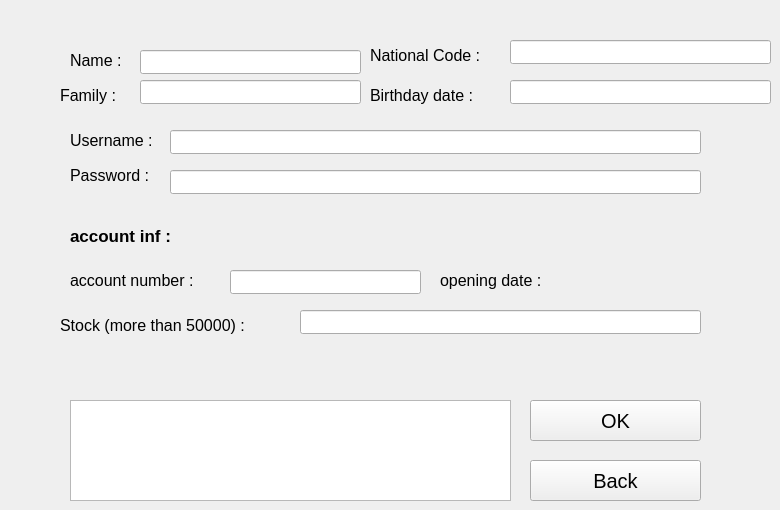
    <widget class="QWidget" name="page_14">
     <widget class="QLabel" name="label_10">
      <property name="geometry">
       <rect>
        <x>70</x>
        <y>50</y>
        <width>71</width>
        <height>21</height>
       </rect>
      </property>
      <property name="font">
       <font>
        <pointsize>12</pointsize>
       </font>
      </property>
      <property name="text">
       <string>Name : </string>
      </property>
     </widget>
     <widget class="QLabel" name="label_11">
      <property name="geometry">
       <rect>
        <x>60</x>
        <y>80</y>
        <width>81</width>
        <height>31</height>
       </rect>
      </property>
      <property name="font">
       <font>
        <pointsize>12</pointsize>
       </font>
      </property>
      <property name="text">
       <string>Family :</string>
      </property>
     </widget>
     <widget class="QLabel" name="label_12">
      <property name="geometry">
       <rect>
        <x>370</x>
        <y>40</y>
        <width>141</width>
        <height>31</height>
       </rect>
      </property>
      <property name="font">
       <font>
        <pointsize>12</pointsize>
       </font>
      </property>
      <property name="text">
       <string>National Code :</string>
      </property>
     </widget>
     <widget class="QLabel" name="label_13">
      <property name="geometry">
       <rect>
        <x>370</x>
        <y>70</y>
        <width>151</width>
        <height>51</height>
       </rect>
      </property>
      <property name="font">
       <font>
        <pointsize>12</pointsize>
       </font>
      </property>
      <property name="text">
       <string>Birthday date :</string>
      </property>
     </widget>
     <widget class="QLabel" name="label_14">
      <property name="geometry">
       <rect>
        <x>70</x>
        <y>120</y>
        <width>131</width>
        <height>41</height>
       </rect>
      </property>
      <property name="font">
       <font>
        <pointsize>12</pointsize>
       </font>
      </property>
      <property name="text">
       <string>Username :</string>
      </property>
     </widget>
     <widget class="QLabel" name="label_15">
      <property name="geometry">
       <rect>
        <x>70</x>
        <y>160</y>
        <width>111</width>
        <height>31</height>
       </rect>
      </property>
      <property name="font">
       <font>
        <pointsize>12</pointsize>
       </font>
      </property>
      <property name="text">
       <string>Password :</string>
      </property>
     </widget>
     <widget class="QLabel" name="label_16">
      <property name="geometry">
       <rect>
        <x>70</x>
        <y>210</y>
        <width>141</width>
        <height>51</height>
       </rect>
      </property>
      <property name="font">
       <font>
        <pointsize>13</pointsize>
        <bold>true</bold>
       </font>
      </property>
      <property name="text">
       <string>account inf :</string>
      </property>
     </widget>
     <widget class="QLabel" name="label_17">
      <property name="geometry">
       <rect>
        <x>70</x>
        <y>250</y>
        <width>161</width>
        <height>61</height>
       </rect>
      </property>
      <property name="font">
       <font>
        <pointsize>12</pointsize>
       </font>
      </property>
      <property name="text">
       <string>account number :</string>
      </property>
     </widget>
     <widget class="QLabel" name="label_18">
      <property name="geometry">
       <rect>
        <x>440</x>
        <y>250</y>
        <width>161</width>
        <height>61</height>
       </rect>
      </property>
      <property name="font">
       <font>
        <pointsize>12</pointsize>
       </font>
      </property>
      <property name="text">
       <string>opening date :</string>
      </property>
     </widget>
     <widget class="QLabel" name="label_19">
      <property name="geometry">
       <rect>
        <x>60</x>
        <y>300</y>
        <width>231</width>
        <height>51</height>
       </rect>
      </property>
      <property name="font">
       <font>
        <pointsize>12</pointsize>
       </font>
      </property>
      <property name="text">
       <string>Stock (more than 50000) :</string>
      </property>
     </widget>
     <widget class="QTextBrowser" name="pg14_textbrowser_result">
      <property name="geometry">
       <rect>
        <x>70</x>
        <y>400</y>
        <width>441</width>
        <height>101</height>
       </rect>
      </property>
      <property name="font">
       <font>
        <pointsize>12</pointsize>
       </font>
      </property>
      <property name="cursor" stdset="0">
       <cursorShape>ForbiddenCursor</cursorShape>
      </property>
     </widget>
     <widget class="QPushButton" name="pg14_pushbutton_ok">
      <property name="geometry">
       <rect>
        <x>530</x>
        <y>400</y>
        <width>171</width>
        <height>41</height>
       </rect>
      </property>
      <property name="font">
       <font>
        <pointsize>15</pointsize>
       </font>
      </property>
      <property name="cursor">
       <cursorShape>PointingHandCursor</cursorShape>
      </property>
      <property name="text">
       <string>OK</string>
      </property>
     </widget>
     <widget class="QPushButton" name="pg14_pushbutton_back">
      <property name="geometry">
       <rect>
        <x>530</x>
        <y>460</y>
        <width>171</width>
        <height>41</height>
       </rect>
      </property>
      <property name="font">
       <font>
        <pointsize>15</pointsize>
       </font>
      </property>
      <property name="cursor">
       <cursorShape>PointingHandCursor</cursorShape>
      </property>
      <property name="text">
       <string>Back</string>
      </property>
     </widget>
     <widget class="QLineEdit" name="pg14_name">
      <property name="geometry">
       <rect>
        <x>140</x>
        <y>50</y>
        <width>221</width>
        <height>24</height>
       </rect>
      </property>
      <property name="font">
       <font>
        <pointsize>12</pointsize>
       </font>
      </property>
     </widget>
     <widget class="QLineEdit" name="pg14_family">
      <property name="geometry">
       <rect>
        <x>140</x>
        <y>80</y>
        <width>221</width>
        <height>24</height>
       </rect>
      </property>
      <property name="font">
       <font>
        <pointsize>12</pointsize>
       </font>
      </property>
     </widget>
     <widget class="QLineEdit" name="pg14_username">
      <property name="geometry">
       <rect>
        <x>170</x>
        <y>130</y>
        <width>531</width>
        <height>24</height>
       </rect>
      </property>
      <property name="font">
       <font>
        <pointsize>12</pointsize>
       </font>
      </property>
     </widget>
     <widget class="QLineEdit" name="pg14_password">
      <property name="geometry">
       <rect>
        <x>170</x>
        <y>170</y>
        <width>531</width>
        <height>24</height>
       </rect>
      </property>
      <property name="font">
       <font>
        <pointsize>12</pointsize>
       </font>
      </property>
     </widget>
     <widget class="QLineEdit" name="pg14_birthday">
      <property name="geometry">
       <rect>
        <x>510</x>
        <y>80</y>
        <width>261</width>
        <height>24</height>
       </rect>
      </property>
      <property name="font">
       <font>
        <pointsize>12</pointsize>
       </font>
      </property>
     </widget>
     <widget class="QLineEdit" name="pg14_national_code">
      <property name="geometry">
       <rect>
        <x>510</x>
        <y>40</y>
        <width>261</width>
        <height>24</height>
       </rect>
      </property>
      <property name="font">
       <font>
        <pointsize>12</pointsize>
       </font>
      </property>
     </widget>
     <widget class="QLineEdit" name="pg14_accnum">
      <property name="geometry">
       <rect>
        <x>230</x>
        <y>270</y>
        <width>191</width>
        <height>24</height>
       </rect>
      </property>
      <property name="font">
       <font>
        <pointsize>12</pointsize>
       </font>
      </property>
     </widget>
     <widget class="QLineEdit" name="pg14_stock">
      <property name="geometry">
       <rect>
        <x>300</x>
        <y>310</y>
        <width>401</width>
        <height>24</height>
       </rect>
      </property>
      <property name="font">
       <font>
        <pointsize>12</pointsize>
       </font>
      </property>
     </widget>
     <widget class="QLabel" name="pg14_openingdate">
      <property name="geometry">
       <rect>
        <x>580</x>
        <y>260</y>
        <width>181</width>
        <height>31</height>
       </rect>
      </property>
      <property name="font">
       <font>
        <pointsize>12</pointsize>
       </font>
      </property>
      <property name="text">
       <string/>
      </property>
     </widget>
    </widget>
